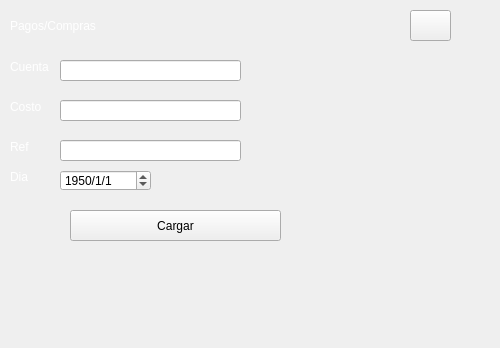
<?xml version="1.0" encoding="UTF-8"?>
<ui version="4.0">
 <class>MainWindow8</class>
 <widget class="QMainWindow" name="MainWindow8">
  <property name="geometry">
   <rect>
    <x>0</x>
    <y>0</y>
    <width>500</width>
    <height>348</height>
   </rect>
  </property>
  <property name="windowTitle">
   <string>MainWindow</string>
  </property>
  <widget class="QWidget" name="centralwidget">
   <widget class="QLabel" name="label1003">
    <property name="geometry">
     <rect>
      <x>10</x>
      <y>0</y>
      <width>261</width>
      <height>51</height>
     </rect>
    </property>
    <property name="styleSheet">
     <string notr="true">font: 18pt &quot;MS Shell Dlg 2&quot;;
color: rgb(255, 255, 255);</string>
    </property>
    <property name="text">
     <string>Pagos/Compras</string>
    </property>
   </widget>
   <widget class="QPushButton" name="Salir5pushButton">
    <property name="geometry">
     <rect>
      <x>410</x>
      <y>10</y>
      <width>41</width>
      <height>31</height>
     </rect>
    </property>
    <property name="styleSheet">
     <string notr="true">border-image: url(:/imagenes/home2.png);</string>
    </property>
    <property name="text">
     <string/>
    </property>
   </widget>
   <widget class="QLabel" name="label1020">
    <property name="geometry">
     <rect>
      <x>0</x>
      <y>1</y>
      <width>500</width>
      <height>350</height>
     </rect>
    </property>
    <property name="styleSheet">
     <string notr="true">border-image: url(:/imagenes/fondoo.jpg);</string>
    </property>
    <property name="text">
     <string/>
    </property>
   </widget>
   <widget class="QLabel" name="label_2">
    <property name="geometry">
     <rect>
      <x>10</x>
      <y>60</y>
      <width>47</width>
      <height>13</height>
     </rect>
    </property>
    <property name="styleSheet">
     <string notr="true">font: 10pt &quot;MS Shell Dlg 2&quot;;
color: white;</string>
    </property>
    <property name="text">
     <string>Cuenta</string>
    </property>
   </widget>
   <widget class="QLabel" name="label_3">
    <property name="geometry">
     <rect>
      <x>10</x>
      <y>100</y>
      <width>47</width>
      <height>13</height>
     </rect>
    </property>
    <property name="styleSheet">
     <string notr="true">font: 10pt &quot;MS Shell Dlg 2&quot;;
color: white;</string>
    </property>
    <property name="text">
     <string>Costo</string>
    </property>
   </widget>
   <widget class="QLabel" name="label_4">
    <property name="geometry">
     <rect>
      <x>10</x>
      <y>140</y>
      <width>47</width>
      <height>13</height>
     </rect>
    </property>
    <property name="styleSheet">
     <string notr="true">font: 10pt &quot;MS Shell Dlg 2&quot;;
color: white;</string>
    </property>
    <property name="text">
     <string>Ref</string>
    </property>
   </widget>
   <widget class="QLabel" name="label_5">
    <property name="geometry">
     <rect>
      <x>10</x>
      <y>170</y>
      <width>47</width>
      <height>13</height>
     </rect>
    </property>
    <property name="styleSheet">
     <string notr="true">font: 10pt &quot;MS Shell Dlg 2&quot;;
color: white;</string>
    </property>
    <property name="text">
     <string>Dia</string>
    </property>
   </widget>
   <widget class="QLabel" name="label_6">
    <property name="geometry">
     <rect>
      <x>300</x>
      <y>50</y>
      <width>161</width>
      <height>181</height>
     </rect>
    </property>
    <property name="styleSheet">
     <string notr="true">image: url(:/imagenes/Logo.png);</string>
    </property>
    <property name="text">
     <string/>
    </property>
   </widget>
   <widget class="QPushButton" name="pushButton">
    <property name="geometry">
     <rect>
      <x>70</x>
      <y>210</y>
      <width>211</width>
      <height>31</height>
     </rect>
    </property>
    <property name="text">
     <string>Cargar</string>
    </property>
   </widget>
   <widget class="QLineEdit" name="lineEdit">
    <property name="geometry">
     <rect>
      <x>60</x>
      <y>60</y>
      <width>181</width>
      <height>21</height>
     </rect>
    </property>
   </widget>
   <widget class="QLineEdit" name="lineEdit_2">
    <property name="geometry">
     <rect>
      <x>60</x>
      <y>100</y>
      <width>181</width>
      <height>21</height>
     </rect>
    </property>
   </widget>
   <widget class="QLineEdit" name="lineEdit_3">
    <property name="geometry">
     <rect>
      <x>60</x>
      <y>140</y>
      <width>181</width>
      <height>21</height>
     </rect>
    </property>
   </widget>
   <widget class="QDateEdit" name="FechaEdit">
    <property name="enabled">
     <bool>true</bool>
    </property>
    <property name="geometry">
     <rect>
      <x>60</x>
      <y>170</y>
      <width>91</width>
      <height>21</height>
     </rect>
    </property>
    <property name="styleSheet">
     <string notr="true">font: 8pt &quot;MS Shell Dlg 2&quot;;</string>
    </property>
    <property name="specialValueText">
     <string/>
    </property>
    <property name="displayFormat">
     <string>yyyy/M/d</string>
    </property>
    <property name="date">
     <date>
      <year>1950</year>
      <month>1</month>
      <day>1</day>
     </date>
    </property>
   </widget>
   <zorder>label1020</zorder>
   <zorder>label1003</zorder>
   <zorder>Salir5pushButton</zorder>
   <zorder>label_2</zorder>
   <zorder>label_3</zorder>
   <zorder>label_4</zorder>
   <zorder>label_5</zorder>
   <zorder>label_6</zorder>
   <zorder>pushButton</zorder>
   <zorder>lineEdit</zorder>
   <zorder>lineEdit_2</zorder>
   <zorder>lineEdit_3</zorder>
   <zorder>FechaEdit</zorder>
  </widget>
 </widget>
 <resources/>
 <connections/>
</ui>
